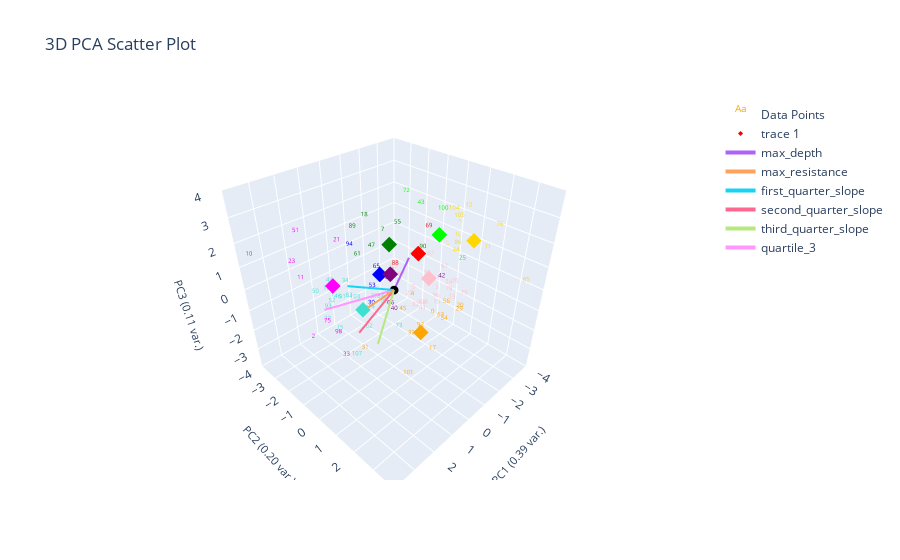

Write notebook code for a chart like this one.
### Markdown cell above
# Plot Un-corrected Labeling

### Code cell
# plotting.get_curve_idx_from_cluster_color('red', pseudo_labeled_data[f'pseudo_{ylabel_name}_nums'], pseudo_labeled_data.index, data_features)
# plotting.get_curve_idx_from_cluster_color('gold', pseudo_labeled_data[f'pseudo_{ylabel_name}_nums'], pseudo_labeled_data.index, data_features)
# plotting.get_curve_idx_from_cluster_color('blue', pseudo_labeled_data[f'pseudo_{ylabel_name}_nums'], pseudo_labeled_data.index, data_features)

find_changed_ylabel_data(marions_labeled_data, pseudo_labeled_data, ylabel_name)
# plotting.plot_specific_curves([76], curve_data, data_features, color="purple")
plotting.plot_clusters_seperately(pseudo_labeled_data[f'pseudo_{ylabel_name}_nums'],
                                  curve_data, ylabel_name, cluster_category_names=list(ylabel_to_cluster_num.keys()),
                                  pseudo_corrections=marions_labeled_data)
# plotting.plot_clusters_seperately(pseudo_labeled_data[f'pseudo_{ylabel_name}_nums'],
#                                   curve_data, ylabel_name, cluster_category_names=list(ylabel_to_cluster_num.keys()),)
# plotting.plot_clusters_seperately(pseudo_labeled_data[f'pseudo_{ylabel_name}_nums'],
#                                   curve_data, ylabel_name, cluster_category_names=list(ylabel_to_cluster_num.keys()),
#                                   bold_idxs=marions_labeled_data.index)
plotting.plot_pca(pseudo_labeled_data, pseudo_labeled_data[f'pseudo_{ylabel_name}_nums'], graph_title="Clustering Un-corrected Pseudo Labeled Data", num_pc=3, ylabel_name=ylabel_name, centroids=label_centroids)

### Figure 1 — Plotly figure (JSON) as saved in the notebook; plotly's stock layout.template omitted (floating-point values rounded to 4 significant figures)
{"data": [{"mode": "text", "name": "Data Points", "text": ["0", "1", "2", "3", "4", "5", "6", "7", "8", "9", "10", "11", "12", "13", "14", "15", "16", "17", "18", "19", "20", "21", "22", "23", "24", "25", "26", "27", "28", "29", "30", "31", "32", "33", "34", "35", "36", "37", "38", "39", "40", "41", "42", "43", "44", "45", "46", "47", "48", "49", "50", "51", "52", "53", "54", "55", "56", "57", "58", "59", "60", "61", "62", "63", "64", "65", "66", "67", "68", "69", "70", "71", "72", "73", "74", "75", "76", "77", "78", "79", "80", "81", "82", "83", "84", "85", "86", "87", "88", "89", "90", "91", "92", "93", "94", "95", "96", "97", "98", "99", "100", "101", "102", "103", "104", "105", "106", "107", "108", "109"], "textfont": {"color": ["orange", "turquoise", "magenta", "pink", "orange", "pink", "magenta", "green", "turquoise", "orange", "magenta", "magenta", "gold", "pink", "pink", "turquoise", "turquoise", "orange", "green", "pink", "orange", "magenta", "turquoise", "magenta", "pink", "lime", "purple", "pink", "turquoise", "orange", "blue", "orange", "pink", "magenta", "turquoise", "red", "green", "turquoise", "pink", "orange", "purple", "pink", "purple", "lime", "gold", "orange", "turquoise", "green", "gold", "turquoise", "turquoise", "magenta", "turquoise", "blue", "orange", "green", "orange", "gold", "turquoise", "turquoise", "turquoise", "green", "turquoise", "orange", "blue", "blue", "purple", "pink", "magenta", "red", "pink", "gold", "lime", "turquoise", "gold", "magenta", "gold", "turquoise", "pink", "pink", "pink", "purple", "turquoise", "turquoise", "magenta", "gold", "gold", "pink", "red", "green", "green", "turquoise", "orange", "turquoise", "blue", "pink", "pink", "pink", "magenta", "magenta", "lime", "orange", "magenta", "turquoise", "gold", "gold", "magenta", "turquoise", "pink", "gold"], "size": 6}, "type": "scatter3d", "x": [-0.3951, 1.594, 3.97, -1.047, 0.01266, -1.36, 7.305, -1.495, 0.4472, -2.047, 3.834, 2.552, -1.69, -1.617, -1.602, 3.049, 1.641, 1.152, -0.8075, -1.197, -1.139, 2.567, 2.524, 2.259, -2.782, -1.01, 0.1137, -0.82, 0.0736, -1.183, -0.1148, 2.891, -1.061, 3.466, 1.983, -1.179, -0.8482, 0.04147, -2.99, 0.4876, 0.1589, -1.581, -0.6295, -3.608, -2.04, 0.1457, 1.606, -0.755, -3.928, 1.536, 2.204, 2.213, 1.792, -0.4865, -0.3669, -2.038, -0.9684, -3.922, 0.6271, 0.5177, -0.2925, -0.3158, 1.501, -0.4442, -0.531, -1.905, 0.3991, -1.498, 6.444, -3.19, -1.776, -2.517, -0.8711, 0.5442, -3.905, 3.266, -3.104, 1.737, -2.906, -2.279, -4.513, 0.293, 0.8697, 0.6785, 4.176, -2.77, -2.507, -2.297, -1.404, 0.154, -2.491, 1.511, 0.569, 2.508, 0.8911, -1.943, -2.24, -3.081, 3.203, 4.447, -0.6885, 2.236, 5.11, 1.879, -2.037, -1.725, 7.469, 2.63, -1.474, -3.868], "y": [1.632, -1.844, 0.2656, 1.214, 0.9637, -0.2168, -0.05865, -2.168, -0.7372, 4.201, -3.443, -2.377, 1.859, 1.569, 0.06274, 0.4999, -2.063, 2.972, -2.479, 1.165, 2.304, 0.03677, -0.9372, -3.322, 0.4755, 2.286, -0.1827, 0.03562, -0.5536, 2.254, -1.46, 1.532, 0.1712, 1.286, -0.4084, -0.03902, -1.004, -1.097, -0.9211, 1.391, 0.1616, 0.07484, 1.746, -1.972, 1.236, 0.6079, -1.457, -2.067, 0.03957, -1.989, -2.014, -2.84, -1.589, -1.793, 2.211, -1.836, 1.796, -0.5064, -1.307, 0.004962, -1.059, -2.488, 0.1989, 1.973, -4.891, -3.052, 0.2179, 0.4725, -0.03207, -1.108, 1.51, 2.265, -0.2603, 0.808, 0.8429, 0.1256, 2.298, 0.2635, 0.4266, 1.645, -2.509, -0.02546, -1.685, -0.03226, 2.982, 3.873, 0.9612, -1.858, -1.337, -2.104, -0.7916, -1.306, 1.895, -0.8397, -1.424, -1.985, 0.2686, -0.039, 0.6071, -0.5039, 1.569, 2.876, 2.341, -0.0533, 0.997, 1.483, 4.073, 0.7896, 0.2052, 0.04283], "z": [-0.7089, -0.7076, -0.02764, -0.1313, -0.01319, -1.021, 0.4477, 0.8481, -1.317, 0.7351, 1.429, 0.3028, 3.253, -0.7191, -1.818, -0.07882, -0.4846, -0.6204, 1.659, -0.9505, -0.4555, 2.913, -0.8304, 0.4611, -1.13, 1.65, -0.5835, -0.9261, -1.019, -0.6741, -1.83, -0.3919, -1.556, -0.4754, 0.8601, 0.7106, -0.3343, -1.218, -1.416, -1.342, -1.075, -2.066, 0.844, 1.42, 1.085, -0.8355, -0.5871, 0.4416, 1.178, -0.1177, -0.322, 1.977, -0.7571, -1.3, -0.6763, 1.114, -0.4549, -0.113, -1.695, -0.6051, -0.3332, 0.03892, -1.132, -0.6949, 4.052, -1.577, -0.6343, 0.8289, 0.6449, 0.7823, -0.07069, 1.433, 3.37, -1.323, 0.6043, 0.1269, 2.162, -0.107, -1.573, -0.8194, -0.6245, 0.3528, -1.043, -0.312, 0.3348, 0.6638, 1.102, -1.629, -0.3818, 1.65, 0.1864, -0.5701, -0.6034, -0.221, 1.448, -1.097, -1.666, -0.7282, -0.09281, 0.8264, 3.388, -1.053, 0.2509, 0.2949, 2.731, 2.725, 0.8149, -1.364, -1.63, 0.5253]}, {"marker": {"color": ["red", "gold", "blue", "green", "purple", "pink", "turquoise", "orange", "lime", "magenta"], "size": 4, "symbol": "diamond"}, "mode": "markers", "type": "scatter3d", "x": [-1.871, -3.223, -0.1756, -1.168, 0.01982, -1.838, 1.498, 0.569, -2.309, 2.573], "y": [-0.5037, 1.152, -0.9604, -1.448, -0.1852, 0.1395, -0.09839, 1.895, 0.157, -0.312], "z": [0.6009, 1.306, 0.1798, 0.9183, 0.6416, -0.2714, -0.173, -0.6034, 1.535, 1.299]}, {"marker": {"color": "black", "size": 3}, "mode": "markers", "name": "Origin", "showlegend": false, "type": "scatter3d", "x": [0], "y": [0], "z": [0]}, {"line": {"width": 4}, "mode": "lines+text", "name": "max_depth", "textposition": "top center", "type": "scatter3d", "x": [0, -2.329], "y": [0, -1.423], "z": [0, -0.1887]}, {"line": {"width": 4}, "mode": "lines+text", "name": "max_resistance", "textposition": "top center", "type": "scatter3d", "x": [0, 2.124], "y": [0, 0.9001], "z": [0, 0.7966]}, {"line": {"width": 4}, "mode": "lines+text", "name": "first_quarter_slope", "textposition": "top center", "type": "scatter3d", "x": [0, 2.36], "y": [0, 0.2075], "z": [0, 1.439]}, {"line": {"width": 4}, "mode": "lines+text", "name": "second_quarter_slope", "textposition": "top center", "type": "scatter3d", "x": [0, 2.385], "y": [0, 0.7026], "z": [0, -0.2479]}, {"line": {"width": 4}, "mode": "lines+text", "name": "third_quarter_slope", "textposition": "top center", "type": "scatter3d", "x": [0, 2.161], "y": [0, 1.391], "z": [0, -0.4658]}, {"line": {"width": 4}, "mode": "lines+text", "name": "quartile_3", "textposition": "top center", "type": "scatter3d", "x": [0, 2.539], "y": [0, -0.9878], "z": [0, -0.09912]}], "layout": {"autosize": true, "scene": {"aspectmode": "cube", "xaxis": {"range": [-4, 4], "title": {"font": {"size": 11}, "text": "PC1 (0.39 var.)"}}, "yaxis": {"range": [-4, 4], "title": {"font": {"size": 11}, "text": "PC2 (0.20 var.)"}}, "zaxis": {"range": [-4, 4], "title": {"font": {"size": 11}, "text": "PC3 (0.11 var.)"}}}, "title": {"text": "3D PCA Scatter Plot"}}}
